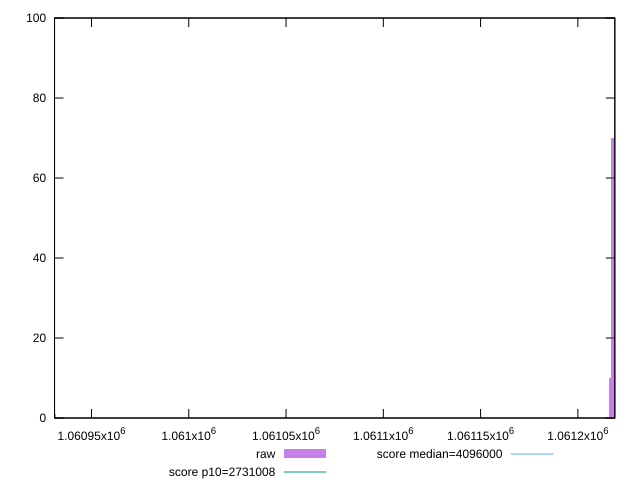

The gnuplot source for this figure:
reset

$raw <<EOF
1060930.9921390798 1
1061217.7759555816 70
1061216.5503837161 10
1061219.001527447 19
EOF

set key outside below
set boxwidth 1.2255718653921275
set xrange [1060931:1061219]
set yrange [0:100]
set trange [0:100]
set style fill transparent solid 0.5 noborder

set parametric
set terminal svg size 640, 490 enhanced background rgb 'white'
set output "report_00019_2021-02-10T18-14-37.922Z//total-byte-weight/samples/pages+cached+noadtech/raw/histogram.svg"

plot $raw title "raw" with boxes, \
     2731008,t title "score p10=2731008", \
     4096000,t title "score median=4096000"

reset
